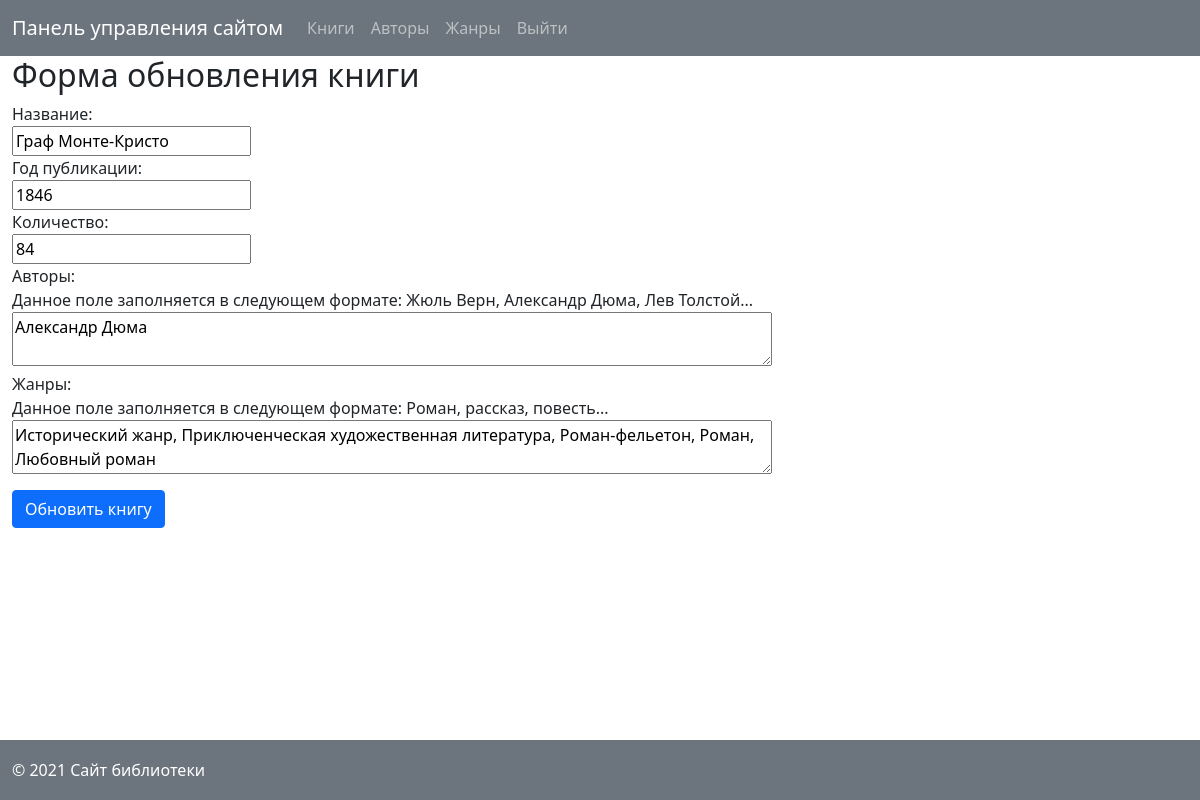
Page /admin/update_book.php?book_id=12 on the committed database.
### tables this page shows
CREATE TABLE `book` (
  `book_id` int NOT NULL AUTO_INCREMENT,
  `title` varchar(50) DEFAULT NULL,
  `public_year` int DEFAULT NULL,
  `amount` int DEFAULT NULL,
  PRIMARY KEY (`book_id`)
);

### admin/scripts/get_book.php (called while the page is built)
<?php
require_once '../db/db_connection.php';
$book_id = !empty($_GET["book_id"]) ? $_GET["book_id"] : '';
function getBook(object $pdo, string $book_id): array
{
    $query = "SELECT book.book_id, book.title, book.public_year, book.amount, author.author_name AS author,
        GROUP_CONCAT(genre.genre_name SEPARATOR ', ') AS genres FROM author JOIN book_author
        ON author.author_id = book_author.author_id JOIN book ON book_author.book_id = book.book_id
        JOIN book_genre ON book.book_id = book_genre.book_id JOIN genre
        ON book_genre.genre_id = genre.genre_id WHERE book.book_id = ?
        GROUP BY book.book_id, book.title, book.public_year, book.amount, author";
    $statement = $pdo->prepare($query);
    $statement->execute([$book_id]);
    $book = $statement->fetchAll();
    return $book;
}
$book = getBook($pdo, $book_id);

### admin/update_book.php (the view, shortened to what this page needs)
<?php
    require_once 'scripts/get_book.php';
?>
<!DOCTYPE html>
<html lang="ru">
<head>
    <link rel="stylesheet" href="../assets/css/bootstrap/bootstrap.min.css">
    <link rel="stylesheet" href="../assets/css/admin/logout.css">
    <link rel="stylesheet" href="../assets/css/style.css">
    <link rel="stylesheet" href="../assets/css/admin/update_book.css">
    <link rel="stylesheet" href="../assets/css/footer.css">
</head>
<body>
    <div class="content">
        <nav class="navbar navbar-expand-md navbar-dark bg-secondary">
            <div class="container-fluid">
                <a class="navbar-brand" href="admin.php">Панель управления сайтом</a>
                <div class="collapse navbar-collapse" id="navbarSupportedContent">
                    <ul class="navbar-nav">
                        <li class="nav-item active">
                            <a class="nav-link" href="admin.php">Книги</a>
                        </li>
                        <li class="nav-item">
                            <a class="nav-link" href="authors.php">Авторы</a>
                        </li>
                        <li class="nav-item">
                            <a class="nav-link" href="genres.php">Жанры</a>
                        </li>
                        <li class="nav-item">
                        <a class="sign-in-link nav-link" href="auth/logout.php">Выйти</a>
                        </li>
                    </ul>
                </div>
            </div>
        </nav>
        <div class="container-fluid">
            <h2>Форма обновления книги</h2>
            <?php foreach ($book as $field): ?>
            <form action="scripts/update_book.php?book_id=<?= $_GET["book_id"] ?>" method="POST">
                <label class="update-book-label" for="title">Название:</label>
                <input class="update-book-input" type="text" name="title" value="<?= $field["title"] ?>" id="title">
                <label class="update-book-label" for="publc_year">Год публикации:</label>
                <input class="update-book-input" type="text" name="public_year" value="<?= $field["public_year"] ?>" id="public_year">
                <label class="update-book-label" for="amount">Количество:</label>
                <input class="update-book-input" type="text" name="amount" value="<?= $field["amount"] ?>" id="amount">
                <label class="update-book-label" for="authors">Авторы:</label>
                <span>Данное поле заполняется в следующем формате: Жюль Верн, Александр Дюма, Лев Толстой...</span>
                <textarea class="update-book-input" name="authors" cols=80 id="authors"><?= $field["author"] ?></textarea>
                <label class="update-book-label" for="genres">Жанры:</label>
                <span class="genres-warning">Данное поле заполняется в следующем формате: Роман, рассказ, повесть...</span>
                <textarea class="update-book-input" name="genres" cols=80 id="genres"><?= $field["genres"] ?></textarea>
                <button class="btn-submit btn btn-primary" type="submit">Обновить книгу</button>
            </form>
            <?php endforeach; ?>
        </div>
    </div>
    <footer class="footer bg-secondary">
        <div class="container-fluid">
            <span class="copyright">&copy; 2021 Сайт библиотеки</span>
        </div>
    </footer>
</body>
</html>

### assets/css/style.css (style rules this page uses)
html, body { height: 100%; }
body { display: flex; flex-direction: column; }
.content { flex: 1 0 auto; }

### assets/css/admin/update_book.css (style rules this page uses)
.update-book-label, .uodate-book-input { display: block; }
.genres-warning { display: block; }
.btn-submit { display: block; margin-top: 10px; }
.footer { margin-top: 20px; }

### assets/css/footer.css (style rules this page uses)
.footer { flex-shrink: 0; width: 100%; line-height: 60px; color: #fff; }

### rows in the picture
book: title "Граф Монте-Кристо", public_year "1846", amount "84", authors "Александр Дюма", genres "Исторический жанр, Приключенческая художественная литература, Роман-фельетон, Роман, Любовный роман"
